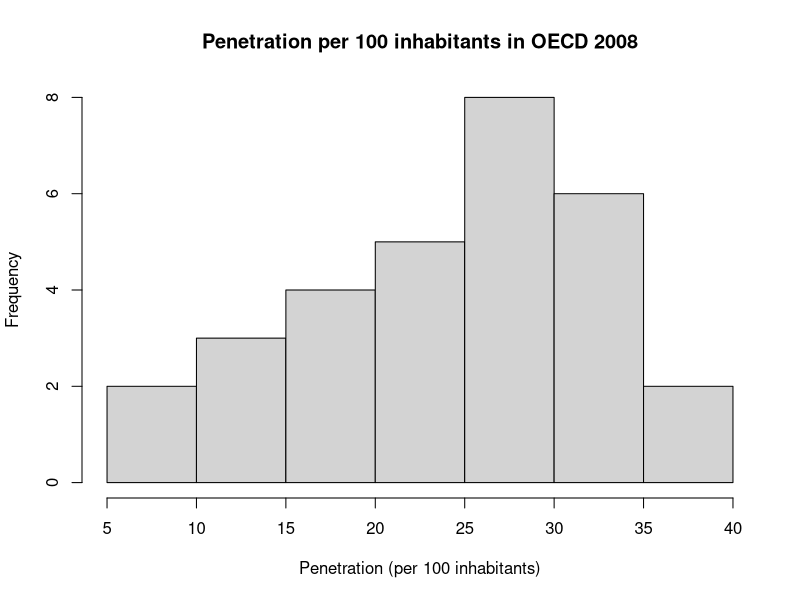
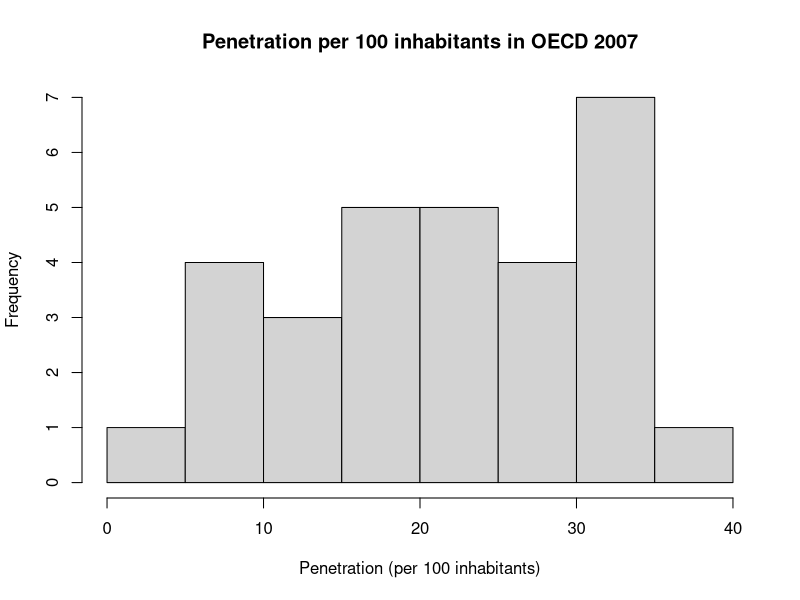
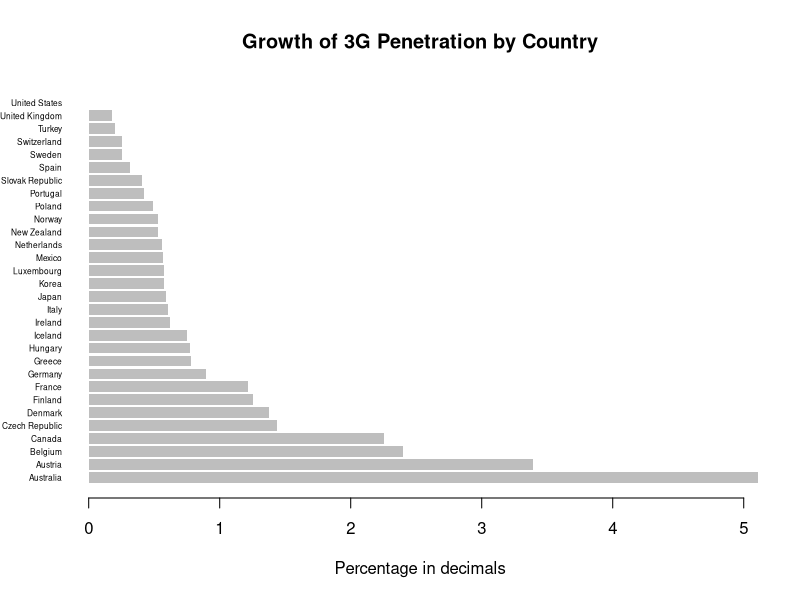
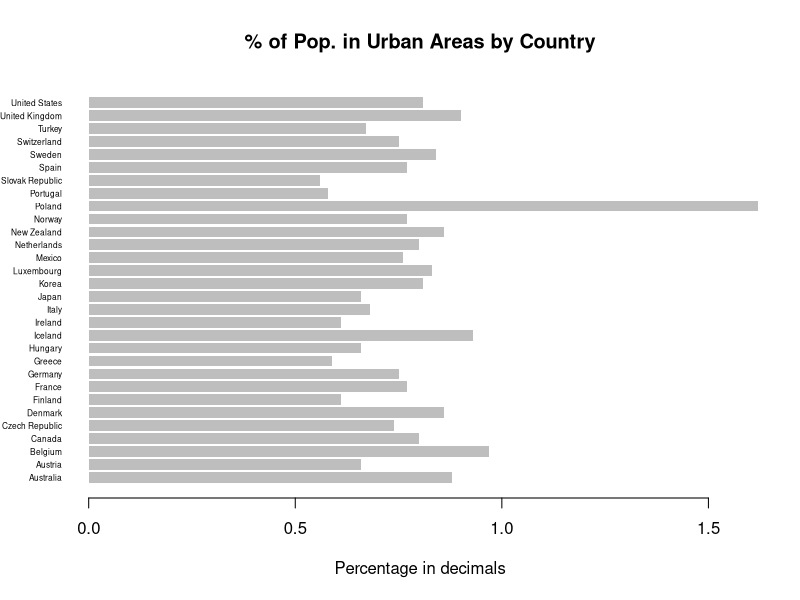
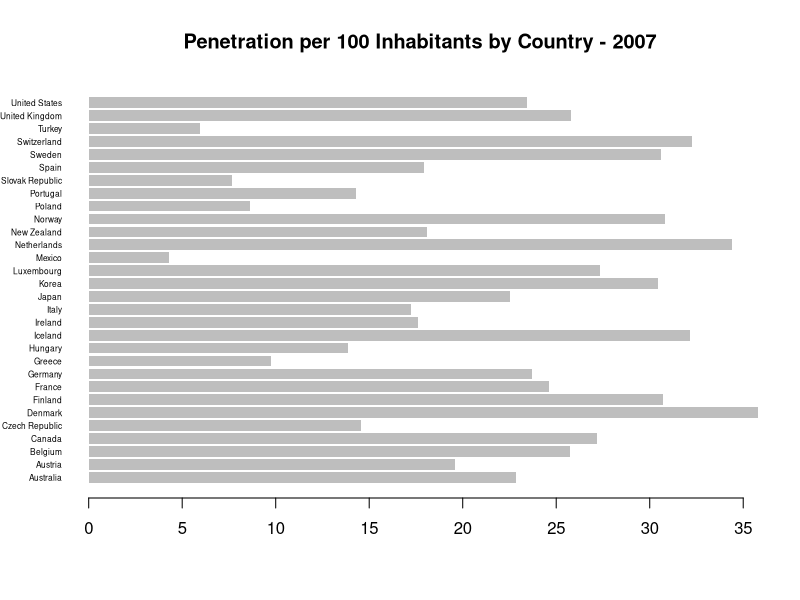
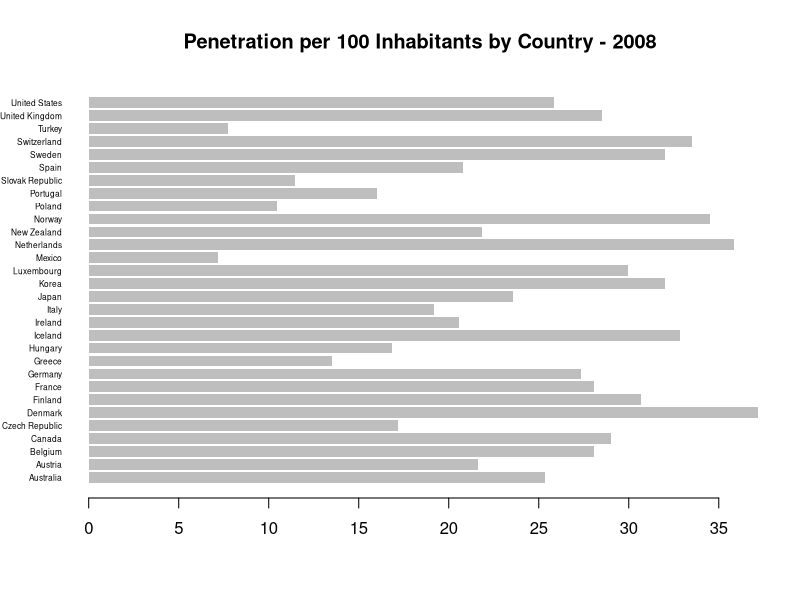
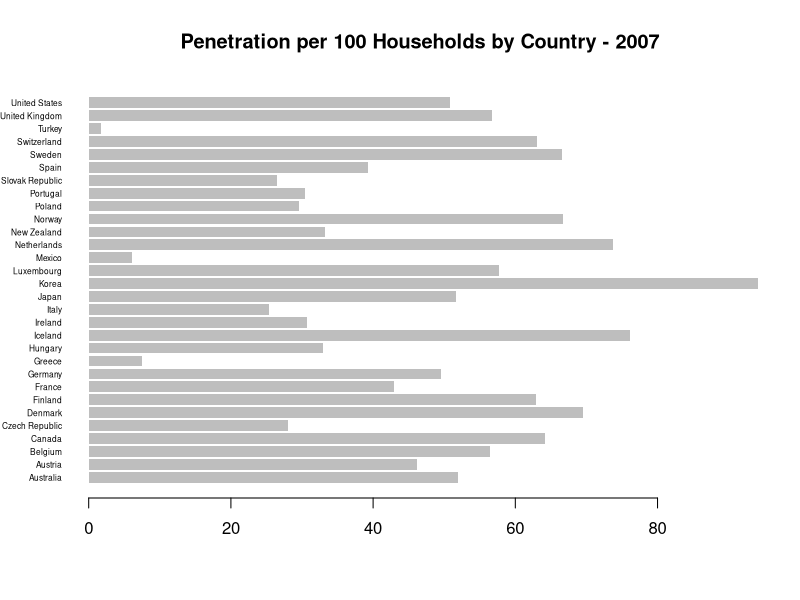
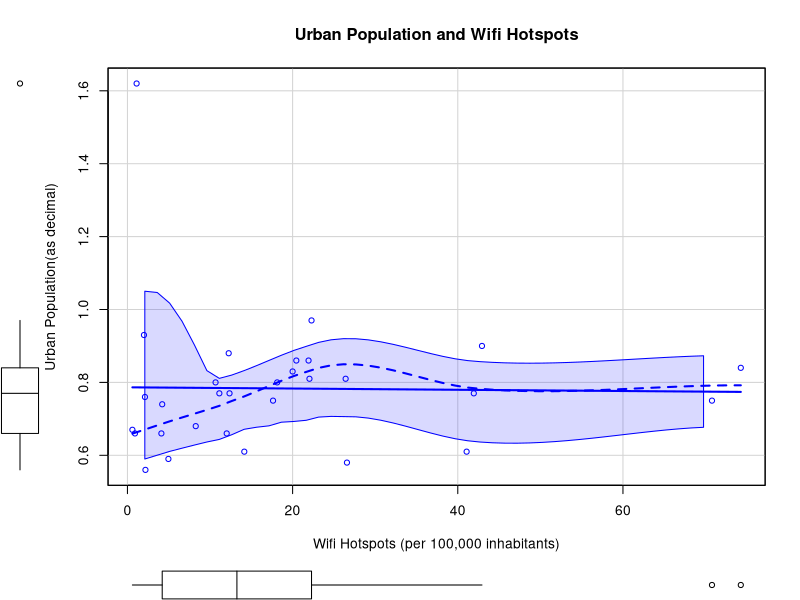

Write R code to recreate these figures, in order.
## ---- chunk 1
knitr::opts_chunk$set(echo = TRUE)
## ---- chunk 2
Price = read.csv("Price.csv")
colnames(Price) <- c('Country', 'Country_Code', 'Price_LowSpeed', 'Price_MedSpeed', 'Price_HighSpeed', 'Price_VeryHighSpeed')

Price[Price==""] <- NA

Price
## ---- chunk 3
Penetration = read.csv("Penetration.csv")
# Drop the NA Column and NA row which contains no data
Penetration <- Penetration[0:30, 0:12]
colnames(Penetration) <- c('Country', 'Country_Code', 'Penetration_OECD_2008', 'Penetration_OECD_2007', 'Penetration_OECD_Household', 'Penetration_OECD_2G_3G', 'Penetration_GC_Penetration', 'Penetration_3G', 'Growth_3G_Penetration', 'WiFi_Hotspots', 'Wifi_Hotspots_Per_100,000', 'Percent_Population_Urban')
(Penetration)
# The penetration variable contains 30 rows (which represent counties) and 12 columns (which represent different penetration variables).

## ---- chunk 4
summary(Penetration)
# First, wanted to look at summary statistics to see how values vary and whether it makes sense. Notes:
# - Since Penetration_OECD_2008, Penetration_OECD_2007 and Penetration_OECD_Household are based on a per 100 inhabitants or household basis, the distribution for Penetration_OECD_2G_3G is confounding as its values range from a minimum of 62 to a maximum of 151. This is something we will look into.
# - Growth_3G_Penetration and Percent_Population_Urban are in percent units
# - WiFi_Hotspots values have a much higher range than all other variables.
## ---- chunk 5
#Next we wanted to look at how the the penetration values are distributed to get a sense of the range of values. Here we notice that the distribution of values rises almost regularly to a peak before falling sharply, overall the data reflect a negative skew. 

hist(Penetration$Penetration_OECD_2008, main="Penetration per 100 inhabitants in OECD 2008",  xlab = "Penetration (per 100 inhabitants)")
#may need ot be rebinned
## ---- chunk 6
#then we wanted to compare the distributions for 2007 and 2008. Notes: a we can see the distribution when compared to the previous year does not look nearly as uniform. There is a greater frequency of values above 30 inhabitants (per 100) than in the following year which makes us want to take a closer look at the difference in penetration values between the two year from OECD data. to see if we can get a better sense of how penetration grew between these two years.

hist(Penetration$Penetration_OECD_2007, main="Penetration per 100 inhabitants in OECD 2007",  xlab = "Penetration (per 100 inhabitants)")
# may need to be rebinned
## ---- chunk 7
Difference = Penetration$Penetration_OECD_2008 - Penetration$Penetration_OECD_2007
Difference

Year_Comparison = data.frame(Penetration$Country, Penetration$Penetration_OECD_2007, Penetration$Penetration_OECD_2008, Difference)
Year_Comparison

#Notes: We can see that with the exception of Finland all other OECD member countries saw growth in penetration per 100 inhabitants between 2007 and 2008. Interestingly, Finland shows negative growth of .01 inhabitants per 100 while the rest of the member countries show some growth between 2007 and 2008. 
## ---- chunk 8
summary(Difference)

#Looking at the summary of difference we see that average change in penetration between 2007 and 2008 in the OECD data is 2.3 inhabitants per 100. The minimum is our negative value with Finland and the max is 3.81 in the SLovak republic. 

## ---- chunk 9
# Next, we wanted to look at the relationship between values from the same time period. Since most variable years were unspecified, we assumed OECD data was mainly from 2007. 

cor(Penetration[ , c("Penetration_OECD_2007", "Penetration_OECD_Household", "Penetration_OECD_2G_3G")], use = "complete.obs")

#Looking at the correlation values, it looks like Penetration_OECD_Household and Penetration_OECD_2007 have a a 0.93 correlation, while the two variables have a weak linear relationship with Penetration_OECD_2G_3G variable.
## ---- chunk 10
# Data from GlobalComms is slightly more updated, as it is copyrighted in 2009, so we’re assuming the data shared is from 2008. We’ll compare Penetration_OECD_2008 with Penetration per 100 GC and 3G penetration per 100. 

cor(Penetration[ , c("Penetration_OECD_2008", "Penetration_GC_Penetration", "Penetration_3G")], use = "complete.obs")

# Looking at correlation values, it appears that Penetration_OECD_2008 and Penetration_GC_Penetration have almost a 1:1 linear relationship, which makes sense since they are measuring the same value, namely the penetration per 100 inhabitants in 2008. 
## ---- chunk 11
# Since neither Penetration_OECD_2G_3G nor Penetration_3G held a strong linear relationship with other variables, we wanted to see if the two were correlated in any way. However, it appeared there was not a strong correlation between the two variables.
cor(Penetration[,c("Penetration_OECD_2G_3G", "Penetration_3G")])
## ---- chunk 12
# Next, we wanted to look at the growth of 3G Penetration by country. To do so, we had to convert the percentage values into decimals. 
Growth_3G = as.numeric(sub("%","",Penetration$Growth_3G_Penetration))/100
Penetration$Growth_3G_Dec = Growth_3G
## ---- chunk 13
barplot(Penetration$Growth_3G_Dec, names.arg=Penetration$Country, horiz=TRUE, las=1, cex.names=0.5, border=NA, main = "Growth of 3G Penetration by Country", xlab = "Percentage in decimals")
## ---- chunk 14
Population_Urban = as.numeric(sub("%","",Penetration$Percent_Population_Urban))/100
Penetration$Population_Urban_Dec = Population_Urban

barplot(Penetration$Population_Urban_Dec, names.arg=Penetration$Country, horiz=TRUE, las=1, cex.names=0.5, border=NA, main = "% of Pop. in Urban Areas by Country", xlab = "Percentage in decimals")
## ---- chunk 15
#Looking at Percent of Pop. in Urban areas, it appears that Poland has more than 100% of its population in urban areas, which must be an error. If we disregard this error in entry, Belgium, Iceland and U.K would appear to have the highest % of population in urban areas. Slovak Republic, Portugal and Greece appear to have the lowest % of pop. in urban areas. With this mind, we wondered if percentage of population in urban areas meant higher penetration. 

barplot(Penetration$Penetration_OECD_2007, names.arg=Penetration$Country
        , horiz=TRUE, las=1, cex.names=0.5, border=NA, main = "Penetration per 100 Inhabitants by Country - 2007")

# In 2007, Denmark, Netherlands and Switzerland were the top 3 countries with highest penetration, and Mexico, Turkey and Slovak were the bottom 3. 
## ---- chunk 16
barplot(Penetration$Penetration_OECD_2008, names.arg=Penetration$Country, horiz=TRUE, las=1, cex.names=0.5, border=NA, main = "Penetration per 100 Inhabitants by Country - 2008")

#top_5_Pen_08 = order(Broadband$Penetration_OECD_2008, decreasing=TRUE)[1:5]
#Broadband[top_5,]

# In 2008, Denmark, Netherlands and Norway were among the Top 3 countries with highest Penetration. Mexico, Turkey and Poland were the bottom 3.
## ---- chunk 17
# There appears to be no strong relationship between Penetration per 100 Inhabitants and Percentage of Pop. in Urban areas. Next we looked at Penetration per Household, which measures the subscriptions per 100 households. When looking at this variable, top five countries were Korea, Iceland, Netherlands, Denmark and Sweden, with an average of 89% population in urban areas. The bottom five countries were Turkey, Mexico, Greece, Italy and Slovak, with an average of 65% population in urban areas. 

# Top: Korea - 0.81 Iceland - 0.93 Netherlands - 0.80 Denmark - 0.86 Sweden 0.84
# Bottom: Turkey 0.67 Mexico 0.76 Greece - 0.59 Italy - 0.68 Slovak 0.56

barplot(Penetration$Penetration_OECD_Household, names.arg=Penetration$Country
        , horiz=TRUE, las=1, cex.names=0.5, border=NA, main = "Penetration per 100 Households by Country - 2007")


## ---- chunk 18
data.frame(Penetration$Country, Penetration$Population_Urban_Dec)
## ---- chunk 19
#We also wanted to look at the correlation between wifi hotspots per 100000 residents and percentage of urban populations.  There seems to be a slight negative correlation but really its so close to zero that there is not really a linear relationship. 

cor(Penetration$`Wifi_Hotspots_Per_100,000`, Penetration$Population_Urban_Dec)

## ---- chunk 20
library(car)
scatterplot(Penetration$`Wifi_Hotspots_Per_100,000`, Penetration$Population_Urban_Dec, main = "Urban Population and Wifi Hotspots", ylab = "Urban Population(as decimal)", xlab = "Wifi Hotspots (per 100,000 inhabitants)")

#Graph needs ot be cleaned up
#There seems to be a couple of outliers but in general the very slightly negative sloping/non linear correlation (green line) is reflected here. 
## ---- chunk 21
#We wanted to see if we could compare WiFi hot spots per 100 inhabitants to penetration per 100 inhabitants. To do this we took the values for WiFi per 100,000 inhabitants and divided by 1,000. The transformation as applied to wifi_hotpots per 100,000 inhabitants was not helpful. I wonder if we need to apply a logarithmic transformation instead of simple division.

Wifi_hotspots_100 = Penetration$`Wifi_Hotspots_Per_100,000` / 1000

Wifi_compare = data.frame(Penetration$Country, Penetration$Penetration_OECD_2008, Wifi_hotspots_100)

Wifi_compare
## ---- chunk 22
Speed = read.csv("Speed.csv")
colnames(Speed) <- c('Country', 'Country_Code', 'Maximum_Advertised_kbps', 'Avg_Advertised_kbps', 'Avg_Actual_kbps', 'Avg_Download_kbps', 'SD_Download_kbps', 'Avg_Upload_kbps', 'SD_Upload_kbps', 'Avg_Latency', 'SD_Latency', 'Median_Download_kbps', 'Median_Upload_kbps', 'Median_Latency', 'X90_Download_kbps', 'X90_Upload_kbps', 'X10_Latency')
Speed <- Speed[0:30,]
Speed
## ---- chunk 23
library("dplyr")
join1 = full_join(Price, Penetration, by = c("Country_Code" ="Country_Code"))
Broadband = full_join(join1, Speed, by = c("Country_Code" ="Country_Code"))
Broadband
## ---- chunk 24
# Before looking at the relationship between Penetration and Price, we had to turn the Price columns into numeric values. 

Price_LowSpeed = as.numeric(sub('\\$','',as.character(Broadband$Price_LowSpeed)))
Broadband$Price_LowSpeed_Num = Price_LowSpeed

Price_MedSpeed = as.numeric(sub('\\$','',as.character(Broadband$Price_MedSpeed)))
Broadband$Price_MedSpeed_Num = Price_MedSpeed

Price_HighSpeed = as.numeric(sub('\\$','',as.character(Broadband$Price_HighSpeed)))
Broadband$Price_HighSpeed_Num = Price_HighSpeed

Price_VeryHighSpeed = as.numeric(sub('\\$','',as.character(Broadband$Price_VeryHighSpeed)))
Broadband$Price_VeryHighSpeed_Num = Price_VeryHighSpeed
# Check if conversion worked:
head(Broadband)
## ---- chunk 25
top_5_Pen_08 = order(Broadband$Penetration_OECD_2008, decreasing=TRUE)[1:5]
Broadband[top_5_Pen_08,]

# Top 5 Countries with the highest penetration per 100 inhabitants were Denmark, Netherlands, Norway, Switzerland and Iceland. 

## ---- chunk 26
par(mfrow = c(2,2))
boxplot(Broadband[top_5_Pen_08,38:39], col="salmon", main=toupper("HS & VS Price for Top 5"), font.main=3, cex.main=1.2)

boxplot(Broadband[,38:39], col="royalblue", main=toupper("HS & VS Price Distribution"), font.main=3, cex.main=1.2)

boxplot(Broadband[top_5_Pen_08,36:37], col="salmon", main=toupper("LS & MS Price for Top 5"), font.main=3, cex.main=1.2)

boxplot(Broadband[,36:37], col="royalblue", main=toupper("LS & MS Price Distribution"), font.main=3, cex.main=1.2)

# Top right - distributions of High Speed and Very High Speed Prices for the Top 5 Countries with the Highest Penetration per 100 Inhabitants. Top left - distributions of High Speed and Very High Speed Prices for all countries. Though the Top 5 countries did not have the lowest prices for either speed, the average prices for both speed were lower than prices overall for all countries. Additionally, the highest prices among the Top 5 countries were around or below the third quartile of prices overall. It's important to note that Very High Speed prices were not available for 11 countries, which may suggest that such an option is unavailable in these countries. 

# Summary stats for HS 
summary(Broadband[top_5_Pen_08,38])
summary(Broadband[,38])

# Summary stats for VHS 
summary(Broadband[top_5_Pen_08,39])
summary(Broadband[,39])

Broadband[is.na(Broadband$Price_VeryHighSpeed_Num),]
## ---- chunk 27
# Bottom right - distributions of Low Speed and Medium Speed Prices for the Top 5 Countries with the Highest Penetration per 100 Inhabitants. Bottom left - distributions of Low Speed and Medium Speed Prices for all countries. Again, the Top 5 Countries did not have the lowest prices, however, their average prices in Low and Medium Speed were lower than that overall. 

# Summary stats for LS 
summary(Broadband[top_5_Pen_08,36])
summary(Broadband[,36])

# Summary stats for MS 
summary(Broadband[top_5_Pen_08,37])
summary(Broadband[,37])
## ---- chunk 28
# Next we looked at the price distributions for the countries with the lowest penetration per 100 inhabitants. 

bottom_5_Pen_08 = order(Broadband$Penetration_OECD_2008, decreasing=FALSE)[1:5]
Broadband[bottom_5_Pen_08,]

# Bottom 5 Countries: Mexico, Turkey, Poland, Slovak Rep. and Greece. 

par(mfrow = c(1,2))
boxplot(Broadband[bottom_5_Pen_08,38:39], col="lightgoldenrod1", main=toupper("HS & VS Price for Bottom 5"), font.main=3, cex.main=1.2)

boxplot(Broadband[,38:39], col="hotpink4", main=toupper("HS & VS Price Distribution"), font.main=3, cex.main=1.2)

# Summary stats for HS 
summary(Broadband[bottom_5_Pen_08,38])
summary(Broadband[,38])

# Summary stats for VHS 
summary(Broadband[bottom_5_Pen_08,39])
summary(Broadband[,39])

# Observations: 
# - HS: Two NA's in HS, both of which were countries within the Bottom 5. Highest price among all countries for HS was price in Poland at $210.36. 
# - VHS: All but Slovak Rep. among the Bottom 5 did not have prices for VHS. Though the price was not the max among countries overall, it is greater than the average cost for VHS among countries overall.
## ---- chunk 29
par(mfrow = c(1,2))
boxplot(Broadband[bottom_5_Pen_08,36:37], col="lightgoldenrod1", main=toupper("LS & MS Price for Bottom 5"), font.main=3, cex.main=1.2)

boxplot(Broadband[,36:37], col="hotpink4", main=toupper("LS & MS Price Distribution"), font.main=3, cex.main=1.2)

# Summary stats for LS 
summary(Broadband[bottom_5_Pen_08,36])
summary(Broadband[,36])

# Summary stats for MS 
summary(Broadband[bottom_5_Pen_08,37])
summary(Broadband[,37])

# Observations: 
# - LS: Highest price among all countries was Mexico which was among the Bottom 5.
# - MS: Highest price among all countries was Poland which was among the Bottom 5.
# Average prices for LS and MS connection in the Bottom 5 Countries were considerably higher than in countries overall. 
Broadband[bottom_5_Pen_08,]
## ---- chunk 30
top_5_Household = order(Broadband$Penetration_OECD_Household, decreasing=TRUE)[1:5]
Broadband[top_5_Household,]

# Top 5 Countries: Korea, Iceland, Netherlands, Denmark and Norway, which is the same as the Top 5 Countries with the highest penetration per 100 inhabitants except for Korea.

# Summary stats for HS- Top 5 
summary(Broadband[top_5_Household,38])
summary(Broadband[,38])

# Summary stats for VHS- Top 5
summary(Broadband[top_5_Household,39])
summary(Broadband[,39])

# Summary stats for LS- Top 5
summary(Broadband[top_5_Household,36])
summary(Broadband[,36])

# Summary stats for MS- Top 5
summary(Broadband[top_5_Household,37])
summary(Broadband[,37])

# Observations: 
# Average prices for all connection in the Top 5 Countries with highest penetration by 100 households were lower than price overall. 

## ---- chunk 31
bottom_5_Household = order(Broadband$Penetration_OECD_Household, decreasing=FALSE)[1:5]
Broadband[bottom_5_Household,]

# Bottom 5 Countries were Turkey, Mexico, Greece, Italy, and Slovak Rep. which is the same as the Bottom 5 Countries with lowest penetration per 100 inhabitants, except for Italy.
# Summary stats for HS- Bottom 5 
summary(Broadband[bottom_5_Household,38])
summary(Broadband[,38])

# Summary stats for VHS- Bottom 5
summary(Broadband[bottom_5_Household,39])
summary(Broadband[,39])

# Summary stats for LS- Bottom 5
summary(Broadband[bottom_5_Household,36])
summary(Broadband[,36])

# Summary stats for MS- Bottom 5
summary(Broadband[bottom_5_Household,37])
summary(Broadband[,37])

# Observations: 
# - HS: Two NA's in all countries overall were from countries from the Bottom 5. 
# - VHS: All countries again, except Slovak Rep. did not have prices for VHS.
# - LS: The minimum (Italy at $13.10) and max price (Mexico at $60.23) for LS overall was from countries from the Bottom 5. Average prices among countries in the Bottom 5 again was higher than average overall.
# - MS: Average prices among countries in the Bottom 5 again was higher than average overall.
## ---- chunk 32
top_5_2G_3G = order(Broadband$Penetration_OECD_2G_3G, decreasing=TRUE)[1:5]
Broadband[top_5_2G_3G,]

# Top 5 Countries: Italy, Greece, Luxembourg, Czech rep. and Portugal

# Summary stats for HS- Top 5 2G_3G
summary(Broadband[top_5_2G_3G,38])
summary(Broadband[,38])

# Summary stats for VHS- Top 5 2G_3G
summary(Broadband[top_5_2G_3G,39])
summary(Broadband[,39])

# Summary stats for LS- Top 5 2G_3G
summary(Broadband[top_5_2G_3G,36])
summary(Broadband[,36])

# Summary stats for MS- Top 5 2G_3G
summary(Broadband[top_5_2G_3G,37])
summary(Broadband[,37])

# Observations: 
# - HS: Luxembourg had the lowest price for High Speed connection at $0.69 which may be an error in entry as all other prices were more than 3x that price. Average HS price among these countries were lower than average overall. 
# - VHS: Among the countries with the highest 2G & 3G penetration, only Czech Rep. had a price for Very High Speed, but it also had the highest prices in across all speeds. 
# - LS: Average LS price among these countries were lower than average overall. 
# - MS: Average MS price among these countries were lower than average overall. Max price for MS among these countries was around the avearge MS price overall. 
## ---- chunk 33
cor(Broadband[,c("Penetration_OECD_2008", "Penetration_OECD_Household", "Penetration_OECD_2G_3G", "Penetration_3G", "WiFi_Hotspots", "Price_LowSpeed_Num", "Price_MedSpeed_Num", "Price_HighSpeed_Num", "Price_VeryHighSpeed_Num")], use = "complete.obs")
